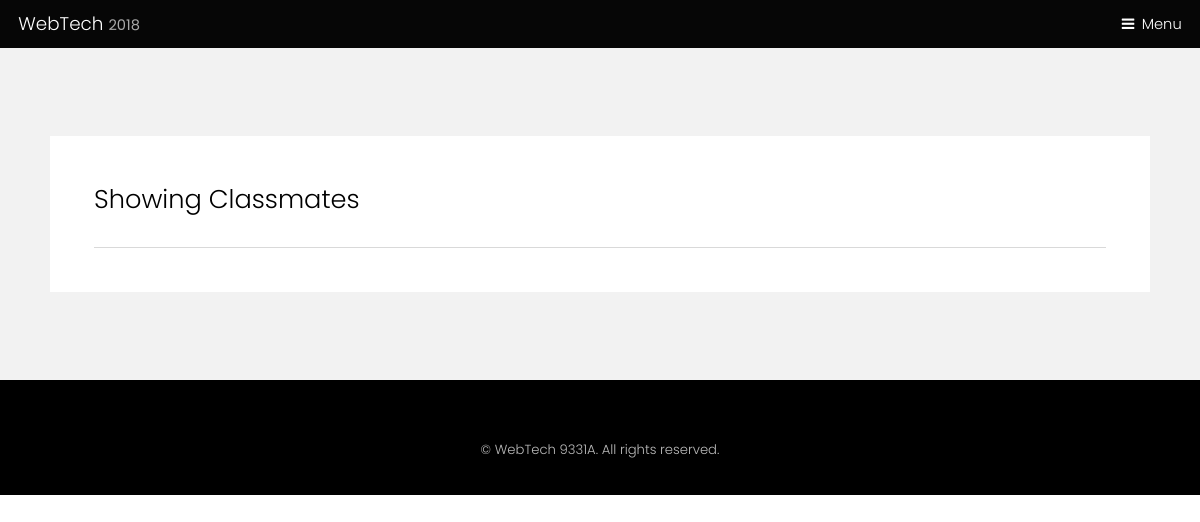
The app's page /classmates.php, older data.
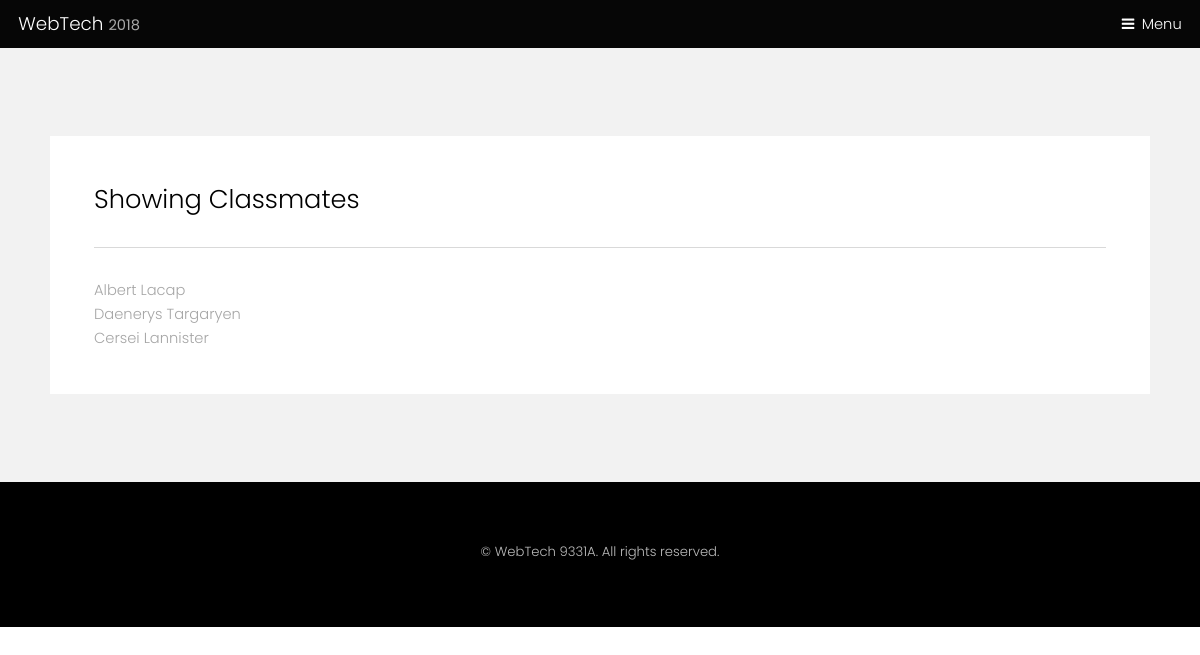
The same page, newer data.
### tables this page shows
CREATE TABLE IF NOT EXISTS `loginsystem` (
  `user_id` int(11) NOT NULL AUTO_INCREMENT,
  `first_name` varchar(256) NOT NULL,
  `last_name` varchar(256) NOT NULL,
  `username` varchar(256) NOT NULL,
  `password` varchar(256) NOT NULL,
  PRIMARY KEY (`user_id`)
);

### phpinclude/database.php (called while the page is built, shortened)
<?php
class database{
	public $host="localhost:3306";
	public $username="root";
	public $pass="";
	public $db_name="finals";
	public $conn;
	public function __construct()
	{
		$this->conn=new mysqli($this->host,$this->username,$this->pass,$this->db_name);
	}
	public function show_users(){
		$query=$this->conn->query("Select * from loginsystem ORDER BY 1 ASC");
		while($row=$query->fetch_array(MYSQLI_ASSOC)){
			$this->show_users[]=$row;
		}
		return $this->show_users;
	}
}

### classmates.php (the view, shortened to what this page needs)
<?php
	include 'phpinclude/database.php';
	$username=$_SESSION['username'];
	$profile = new database;
	$profile->user_profile($username);
	$profile->show_users();
?>
<!DOCTYPE HTML>
<html>
	<head>
		<link rel="stylesheet" href="assets/css/main.css" />
	</head>
	<body class="subpage">
			<header id="header">
				<div class="logo"><a href="home.php">WebTech <span>2018</span></a></div>
				<a href="#menu">Menu</a>
			</header>
			<section id="two" class="wrapper style2">
				<div class="inner">
					<div class="box">
						<div class="content">
							<h2>Showing Classmates</h2>
							<hr>
							<tbody>
								<?php
									foreach($profile->show_users as $feed){ ?>
								<tr>
								<td><?php echo $feed['first_name'];?></td>
								<td><?php echo $feed['last_name'];?></td><br>
								</tr>
							</tbody>
						<?php } ?>
						</div>
					</div>
				</div>
			</section>
			<footer id="footer">
				<div class="copyright">
					&copy; WebTech 9331A. All rights reserved.
				</div>
			</footer>
	</body>
</html>

Row changes from the older to the newer data that the page shows:
added loginsystem: first_name "Albert", last_name "Lacap"
added loginsystem: first_name "Daenerys", last_name "Targaryen"
added loginsystem: first_name "Cersei", last_name "Lannister"
